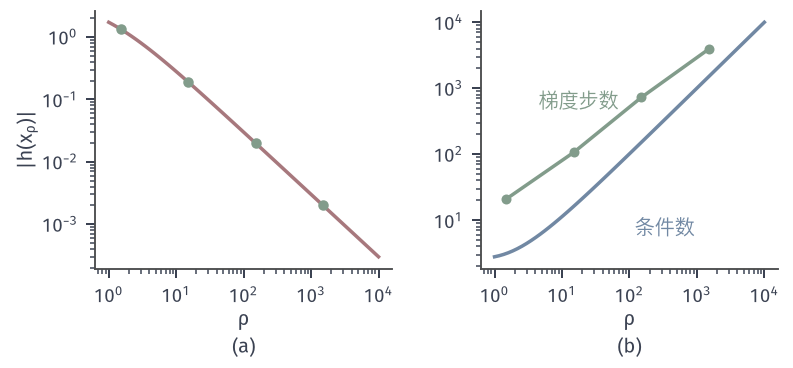

This figure's Python source:
from pathlib import Path
import sys
ROOT = next(p for p in Path(__file__).resolve().parents if (p/'build.sh').is_file() and (p/'tex/book.tex').is_file())
sys.path.insert(0, str(ROOT/'figures/00-shared/mathematical-preliminaries-upper/00-shared/comprehension-figures'))
from support import figure, save, BLUE, GREEN, YELLOW, RED, PURPLE, INK, MUTED, GRID, BLUE_FILL, GREEN_FILL, YELLOW_FILL, RED_FILL, PURPLE_FILL
import numpy as np
HERE = Path(__file__).resolve().parent
STROKE = '#4C4D4F'
def panel(fig, left, right, top, bottom, wspace=.25, hspace=.2):
    fig.set_layout_engine(None)
    fig.subplots_adjust(left=left, right=right, top=top, bottom=bottom, wspace=wspace, hspace=hspace)
def tag(fig, ax, s, y=.03):
    p = ax.get_position(); fig.text((p.x0+p.x1)/2, y, s, ha='center', va='bottom')
def opt(ax, x, y, ms=4.8, z=7): ax.plot([x],[y],'o',ms=ms,color=RED,mew=0,zorder=z)
def it(ax, x, y, ms=4.2, z=6, c=GREEN): ax.plot([x],[y],'o',ms=ms,color=c,mew=0,zorder=z)
def bare(ax): ax.set_aspect('equal'); 
# Running example: f(x)=x1^2/2+3x2^2/2, h(x)=x1+x2-4, x*=(3,1), nu*=-3.
G = np.diag([1.,3.]); A1 = np.ones(2)
def fq(X,Y): return .5*X**2+1.5*Y**2
def line(ax,lo=-2,hi=7):
    t=np.array([lo,hi]); ax.plot(t,4-t,color=STROKE,lw=1.7,solid_capstyle='butt',zorder=3)

fig,(a,b)=figure(width_mm=112,height_mm=52,ncols=2)
panel(fig,.12,.98,.97,.27,wspace=.3)
R=np.logspace(0,4,60)
viol=12/(3+4*R)
a.loglog(R,viol,color=RED,lw=1.4)
a.loglog(R,12/(3+4*R)*R/(R),color=RED,lw=0)
for r in (1.5,15,150,1500): it(a,r,12/(3+4*r))
a.set_xlabel('$\\rho$',labelpad=1);a.set_ylabel('$|h(\\mathbf{x}_\\rho)|$',labelpad=1)
kap=[]
for r in R:
    e=np.linalg.eigvalsh(G+r*np.outer(A1,A1));kap.append(e[1]/e[0])
b.loglog(R,kap,color=BLUE,lw=1.4)
# gradient descent with step 1/L, warm started, inner tolerance 1e-3
def gd(H,rhs,x):
    L=np.linalg.eigvalsh(H)[1];c=0
    while True:
        gr=H@x-rhs
        if np.linalg.norm(gr)<=1e-3: return x,c
        x=x-gr/L;c+=1
x=np.zeros(2);cs=[]
RR=[1.5,15,150,1500]
for r in RR:
    x,c=gd(G+r*np.outer(A1,A1),4*r*A1,x);cs.append(c)
b.loglog(RR,cs,'-o',color=GREEN,ms=4,lw=1.4,mew=0)
b.set_xlabel('$\\rho$',labelpad=1)
b.text(120,6,'条件数',color=BLUE);b.text(4.5,500,'梯度步数',color=GREEN)
fig.canvas.draw();tag(fig,a,'(a)');tag(fig,b,'(b)')
save(fig,HERE,'figure',{'gd_steps':cs,'rho':RR,'inner_tol':1e-3})
